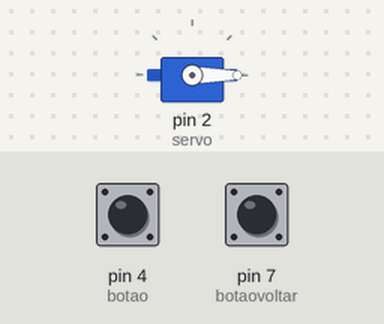
The sketch below on a simulated Arduino Uno, built with avr-gcc and run on an emulated ATmega328P. On the bench: servo. The inputs (shaded band) are chosen by the test bench; at power-on: pin 4 (botao) LOW, pin 7 (botaovoltar) LOW.

Above: at 1.2 s.
1.3 s: pin 4 (botao) pulled HIGH for 3.2 s
At 2.0 s:
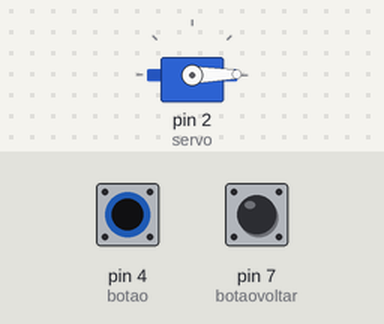
6.0 s: pin 4 (botao) pulled HIGH for 0.15 s
At 6.8 s:
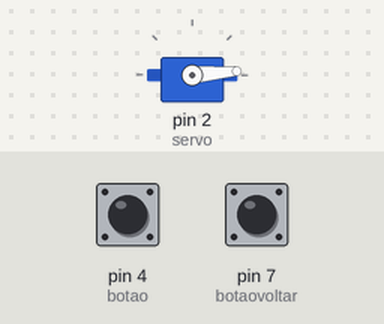
Timing chart, 0 to 9.0 s (numbered marks = the images above; inputs shaded):
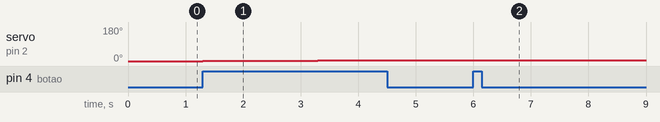

The sketch:

ATV_-_11_servo_motor.ino
```cpp
//biblioteca do servor motor
#include <Servo.h>
/*criando objeto do tipo Servo Motor para poder usar as funções
de controle do equipamento(servo motor)*/
Servo objetoservo;
//variavel para salvar a porta que o servo está
int servo=2;
//variavel para porta do botão
int botao=4;
int botaovoltar=7;

//variavel para posição do motor
int posicao =0;


void setup()
{
  // a inicialização do servo na porta digital 2
  objetoservo.attach(servo);
  //SERVO COMEÇA NA POSIÇÃO 0
  objetoservo.write(0);
  //definir botão como entrada
  pinMode(botao,INPUT);
  pinMode(botaovoltar,INPUT);
}

void loop()
{
  /*SE BOTÃO FOR PRESSIONADO E POSIÇÃO DO SERVO MOTOR ESTIVER
  MENOR QUE 180°*/

  if (digitalRead(botao)== HIGH && posicao<180 ){
    // ENTÃO AUMENTE 1° DE POSIÇÃO
      posicao++;
    //MANDE O MOTOR PARA A NOVA POSIÇÃO
    objetoservo.write(posicao);
    //AGUARDE 1 SEGUNDO PARA A PRÓXIMA LEITURA
    delay(1000);
  }
  if (digitalRead(botaovoltar)== HIGH && posicao>0 ){
    // ENTÃO DIMINUI 1° DE POSIÇÃO
      posicao--;
    //MANDE O MOTOR PARA A NOVA POSIÇÃO
    objetoservo.write(posicao);
    //AGUARDE 1 SEGUNDO PARA A PRÓXIMA LEITURA
    delay(1000);
  }
}
```

Measured:
- after the input at 1.3 s, servo on pin 2 (servo): 0° → 1° at once, → 2° 1.0 s later, → 3° 1.0 s later, → 4° 1.0 s later
- after the input at 6.0 s, servo on pin 2 (servo): 4° → 5° at once
